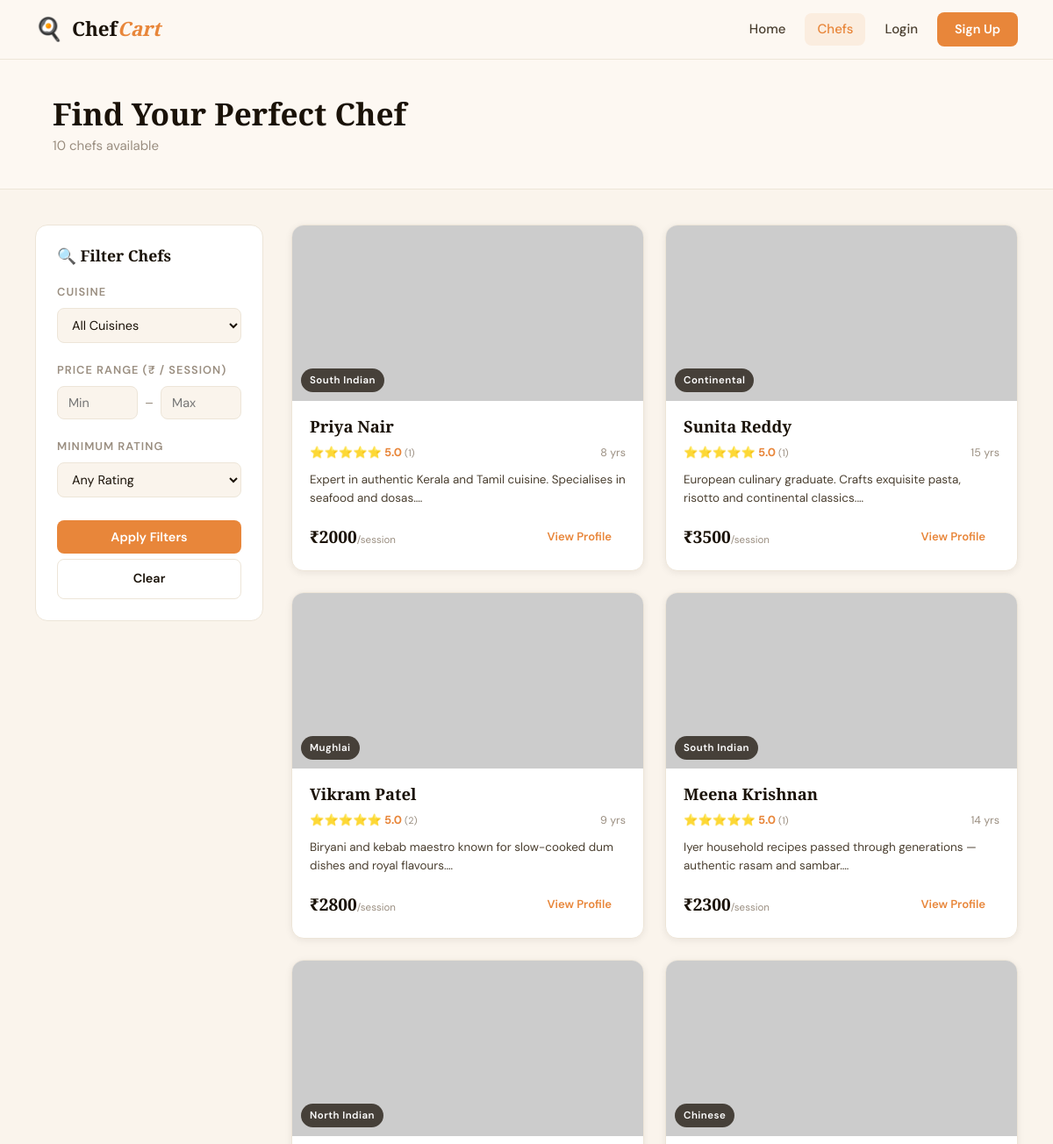
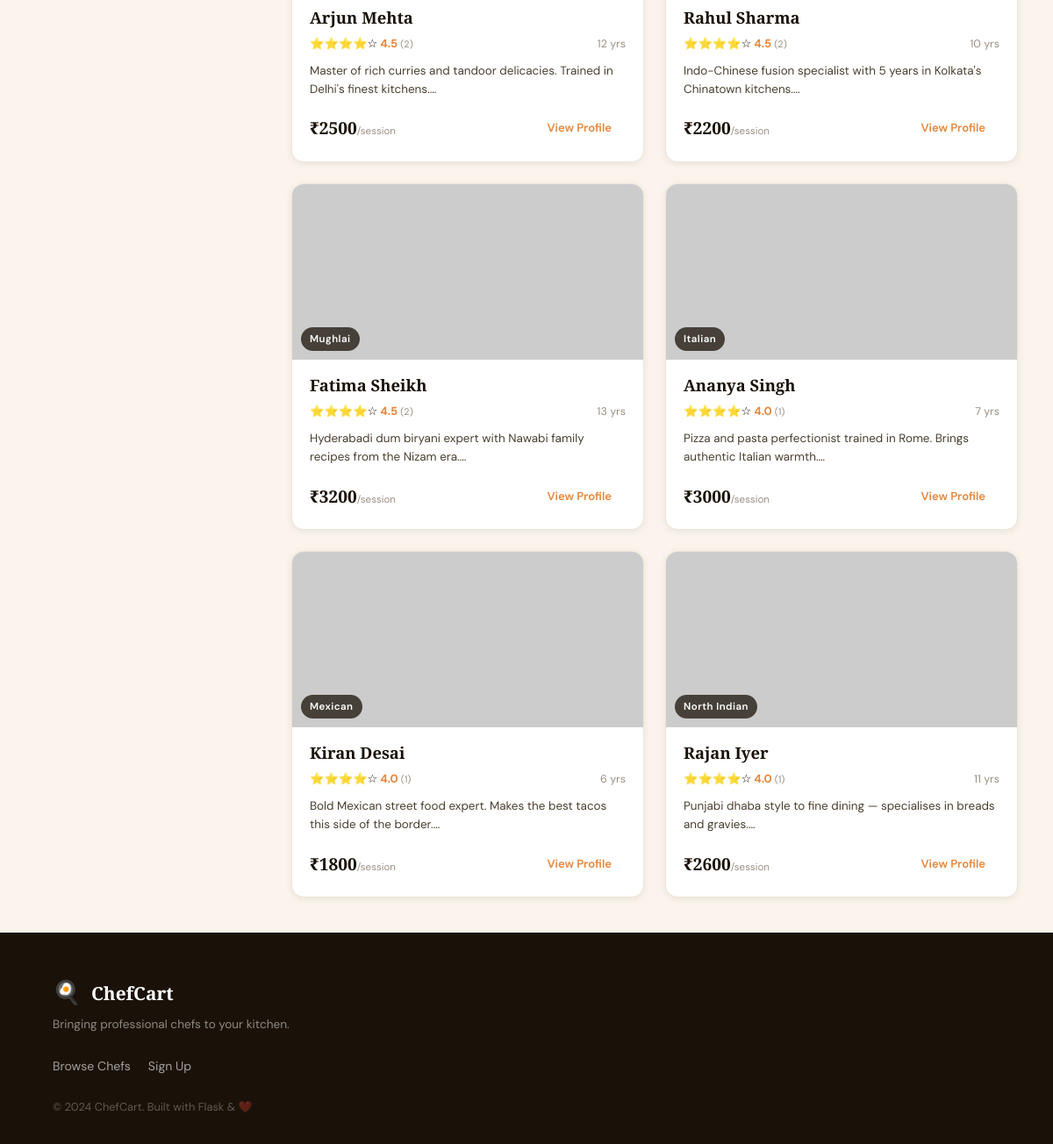
The page /chefs on the database its author committed (2 pictures, top to bottom).
### tables this page shows
CREATE TABLE chef (
            id         INTEGER PRIMARY KEY AUTOINCREMENT,
            name       TEXT    NOT NULL,
            cuisine    TEXT    NOT NULL,
            experience INTEGER NOT NULL,
            price      REAL    NOT NULL,
            bio        TEXT    DEFAULT '',
            photo_url  TEXT    DEFAULT ''
        , email TEXT DEFAULT '', phone TEXT DEFAULT '', restaurant TEXT DEFAULT '');

### app.py (the view)
@app.route("/chefs")
def chefs():
    cuisine    = request.args.get("cuisine",    "")
    min_price  = request.args.get("min_price",  type=float, default=0)
    max_price  = request.args.get("max_price",  type=float, default=999999)
    min_rating = request.args.get("min_rating", type=float, default=0)
    all_chefs  = [enrich_chef(c) for c in query("SELECT * FROM chef")]
    cuisines   = sorted(set(c["cuisine"] for c in all_chefs))
    filtered   = [
        c for c in all_chefs
        if (not cuisine or c["cuisine"] == cuisine)
        and (min_price <= c["price"] <= max_price)
        and (c["avg_rating"] >= min_rating)
    ]
    filtered.sort(key=lambda c: c["avg_rating"], reverse=True)
    return render_template("chefs.html", chefs=filtered, cuisines=cuisines,
                           selected_cuisine=cuisine, min_price=min_price,
                           max_price=max_price, min_rating=min_rating)

### app.py (called while the page is built)
def get_db():
    conn = sqlite3.connect(DB_PATH)
    conn.row_factory = sqlite3.Row
    conn.execute("PRAGMA foreign_keys = ON")
    return conn

def query(sql, params=(), one=False):
    conn = get_db()
    cur  = conn.execute(sql, params)
    rows = cur.fetchall()
    conn.close()
    return (rows[0] if rows else None) if one else rows

def enrich_chef(chef):
    c = dict(chef)
    reviews = query("SELECT rating FROM review WHERE chef_id=?", (c["id"],))
    c["review_count"] = len(reviews)
    c["avg_rating"]   = round(sum(r["rating"] for r in reviews) / len(reviews), 1) if reviews else 0.0
    return c

### templates/chefs.html (shortened to what this page needs)
{% extends "base.html" %}
{% block content %}
<div class="page-header">
  <h1>Find Your Perfect Chef</h1>
  <p>{{ chefs|length }} chef{{ 's' if chefs|length != 1 }} available</p>
</div>
<div class="chefs-layout">
  <aside class="filter-sidebar">
    <h3 class="filter-title">🔍 Filter Chefs</h3>
    <form method="GET" action="{{ url_for('chefs') }}">
      <div class="filter-group">
        <label>Cuisine</label>
        <select name="cuisine" onchange="this.form.submit()">
          <option value="">All Cuisines</option>
        </select>
      </div>
      <div class="filter-group">
        <label>Price Range (₹ / session)</label>
        <div class="range-row">
          <input type="number" name="min_price" placeholder="Min" value="{{ min_price if min_price > 0 else '' }}" min="0">
          <span>–</span>
          <input type="number" name="max_price" placeholder="Max" value="{{ max_price if max_price < 999999 else '' }}" min="0">
        </div>
      </div>
      <div class="filter-group">
        <label>Minimum Rating</label>
        <select name="min_rating" onchange="this.form.submit()">
          <option value="0"   {% if min_rating == 0   %}selected{% endif %}>Any Rating</option>
        </select>
      </div>
      <button type="submit" class="btn btn-primary filter-btn">Apply Filters</button>
      <a href="{{ url_for('chefs') }}" class="btn btn-ghost filter-btn">Clear</a>
    </form>
  </aside>
  <div class="chefs-results">
    {% if chefs %}
    <div class="chef-grid">
      {% for chef in chefs %}
      <div class="chef-card" style="animation-delay:{{ loop.index0 * 0.06 }}s">
        <div class="chef-photo-wrap">
          <img src="{{ chef.photo_url }}" alt="{{ chef.name }}" class="chef-photo">
          <span class="cuisine-badge">{{ chef.cuisine }}</span>
        </div>
        <div class="chef-info">
          <h3 class="chef-name">{{ chef.name }}</h3>
          <div class="chef-meta">
            <span class="stars">
              {% for i in range(1,6) %}{% if i <= chef.avg_rating|int %}⭐{% else %}☆{% endif %}{% endfor %}
              <strong>{{ chef.avg_rating }}</strong><small>({{ chef.review_count }})</small>
            </span>
            <span class="exp">{{ chef.experience }} yrs</span>
          </div>
          <p class="chef-bio">{{ chef.bio[:100] }}…</p>
          <div class="chef-footer">
            <span class="price">₹{{ chef.price|int }}<small>/session</small></span>
            <a href="{{ url_for('chef_detail', chef_id=chef.id) }}" class="btn btn-sm">View Profile</a>
          </div>
        </div>
      </div>
      {% endfor %}
    </div>
    {% endif %}
  </div>
</div>
{% endblock %}

### static/css/style.css (style rules this page uses)
:root { --saffron: #E8863A; --saffron-d: #C96D20; --cream: #FDF8F2; --warm-bg: #FAF4EC; --card-bg: #FFFFFF; --ink: #1A1208; --ink-light: #4A3F30; --muted: #9A8E80; --border: #EDE5D8; --success: #2D9E6B; --danger: #D04040; --shadow-sm: 0 2px 8px rgba(26,18,8,.07); --shadow-md: 0 6px 24px rgba(26,18,8,.10); --shadow-lg: 0 12px 48px rgba(26,18,8,.14); --radius: 14px; --radius-sm: 8px; --transition: 0.22s ease; }
*, *::before, *::after { box-sizing: border-box; margin: 0; padding: 0; }
html { scroll-behavior: smooth; }
body { font-family: 'DM Sans', sans-serif; background: var(--warm-bg); color: var(--ink); font-size: 15px; line-height: 1.65; min-height: 100vh; display: flex; flex-direction: column; }
h1,h2,h3 { font-family: 'Playfair Display', serif; line-height: 1.2; }
a { color: var(--saffron); text-decoration: none; }
img { display: block; }
.btn { display: inline-flex; align-items: center; justify-content: center; padding: 10px 22px; border-radius: var(--radius-sm); font-family: 'DM Sans', sans-serif; font-weight: 600; font-size: .9rem; cursor: pointer; border: none; transition: var(--transition); text-decoration: none; white-space: nowrap; }
.btn-primary { background: var(--saffron); color: #fff; }
.btn-ghost { background: transparent; color: var(--ink); border: 1.5px solid var(--border); }
.btn-sm { padding: 7px 16px; font-size: .82rem; border-radius: 6px; }
.chef-grid { display: grid; grid-template-columns: repeat(auto-fill, minmax(280px, 1fr)); gap: 24px; }
.chef-card { background: var(--card-bg); border-radius: var(--radius); overflow: hidden; box-shadow: var(--shadow-sm); border: 1px solid var(--border); transition: var(--transition); opacity: 0; animation: fadeUp .5s ease var(--delay, 0s) forwards; }
.chef-photo-wrap { position: relative; height: 200px; overflow: hidden; }
.chef-photo { width: 100%; height: 100%; object-fit: cover; transition: transform .4s ease; }
.cuisine-badge { position: absolute; bottom: 10px; left: 10px; background: rgba(26,18,8,.75); backdrop-filter: blur(4px); color: #fff; font-size: .72rem; font-weight: 600; padding: 4px 10px; border-radius: 50px; letter-spacing: .04em; }
.chef-info { padding: 18px 20px 20px; }
.chef-name { font-family: 'Playfair Display', serif; font-size: 1.15rem; margin-bottom: 8px; }
.chef-meta { display: flex; align-items: center; justify-content: space-between; flex-wrap: wrap; gap: 6px; margin-bottom: 10px; }
.stars { font-size: .82rem; display: flex; align-items: center; gap: 3px; }
.stars strong { color: var(--saffron); }
.stars small { color: var(--muted); }
.exp { font-size: .78rem; color: var(--muted); }
.chef-bio { font-size: .84rem; color: var(--ink-light); margin-bottom: 16px; line-height: 1.55; }
.chef-footer { display: flex; align-items: center; justify-content: space-between; }
.price { font-family: 'Playfair Display', serif; font-size: 1.2rem; font-weight: 700; color: var(--ink); }
.price small { font-family: 'DM Sans', sans-serif; font-size: .72rem; font-weight: 400; color: var(--muted); }
.page-header { background: var(--cream); border-bottom: 1px solid var(--border); padding: 40px 60px 36px; }
.page-header h1 { font-family: 'Playfair Display', serif; font-size: 2.2rem; }
.page-header p { color: var(--muted); margin-top: 4px; }
.chefs-layout { display: grid; grid-template-columns: 260px 1fr; gap: 32px; max-width: 1200px; margin: 0 auto; padding: 40px 40px; align-items: start; }
.filter-sidebar { background: var(--card-bg); border-radius: var(--radius); padding: 24px; border: 1px solid var(--border); position: sticky; top: 80px; }
.filter-title { font-family: 'Playfair Display', serif; font-size: 1.1rem; margin-bottom: 20px; }
.filter-group { margin-bottom: 20px; }
.filter-group label { display: block; font-size: .8rem; font-weight: 600; text-transform: uppercase; letter-spacing: .08em; color: var(--muted); margin-bottom: 8px; }
.filter-group select, .filter-group input[type="number"] { width: 100%; padding: 9px 12px; border: 1.5px solid var(--border); border-radius: var(--radius-sm); background: var(--warm-bg); font-family: 'DM Sans', sans-serif; font-size: .9rem; color: var(--ink); outline: none; transition: var(--transition); }
.range-row { display: flex; align-items: center; gap: 8px; }
.range-row input { flex: 1; }
.range-row span { color: var(--muted); }
.filter-btn { width: 100%; margin-top: 6px; }
.chefs-results { min-height: 300px; }

### rows shown on the page
chef: cuisine "South Indian", name "Priya Nair", avg_rating "5.0", review_count "1", experience "8", bio "Expert in authentic Kerala and Tamil cuisine. Specialises in seafood and dosas.", price "2000"
chef: cuisine "Continental", name "Sunita Reddy", avg_rating "5.0", review_count "1", experience "15", bio "European culinary graduate. Crafts exquisite pasta, risotto and continental classics.", price "3500"
chef: cuisine "Mughlai", name "Vikram Patel", avg_rating "5.0", review_count "2", experience "9", bio "Biryani and kebab maestro known for slow-cooked dum dishes and royal flavours.", price "2800"
chef: cuisine "South Indian", name "Meena Krishnan", avg_rating "5.0", review_count "1", experience "14", bio "Iyer household recipes passed through generations — authentic rasam and sambar.", price "2300"
chef: cuisine "North Indian", name "Arjun Mehta", avg_rating "4.5", review_count "2", experience "12", bio "Master of rich curries and tandoor delicacies. Trained in Delhi's finest kitchens.", price "2500"
chef: cuisine "Chinese", name "Rahul Sharma", avg_rating "4.5", review_count "2", experience "10", bio "Indo-Chinese fusion specialist with 5 years in Kolkata's Chinatown kitchens.", price "2200"
chef: cuisine "Mughlai", name "Fatima Sheikh", avg_rating "4.5", review_count "2", experience "13", bio "Hyderabadi dum biryani expert with Nawabi family recipes from the Nizam era.", price "3200"
chef: cuisine "Italian", name "Ananya Singh", avg_rating "4.0", review_count "1", experience "7", bio "Pizza and pasta perfectionist trained in Rome. Brings authentic Italian warmth.", price "3000"
chef: cuisine "Mexican", name "Kiran Desai", avg_rating "4.0", review_count "1", experience "6", bio "Bold Mexican street food expert. Makes the best tacos this side of the border.", price "1800"
chef: cuisine "North Indian", name "Rajan Iyer", avg_rating "4.0", review_count "1", experience "11", bio "Punjabi dhaba style to fine dining — specialises in breads and gravies.", price "2600"

### other values the page prints
{{ chefs|length }} "10"
{{ 's' if chefs|length != 1 }} "s"
